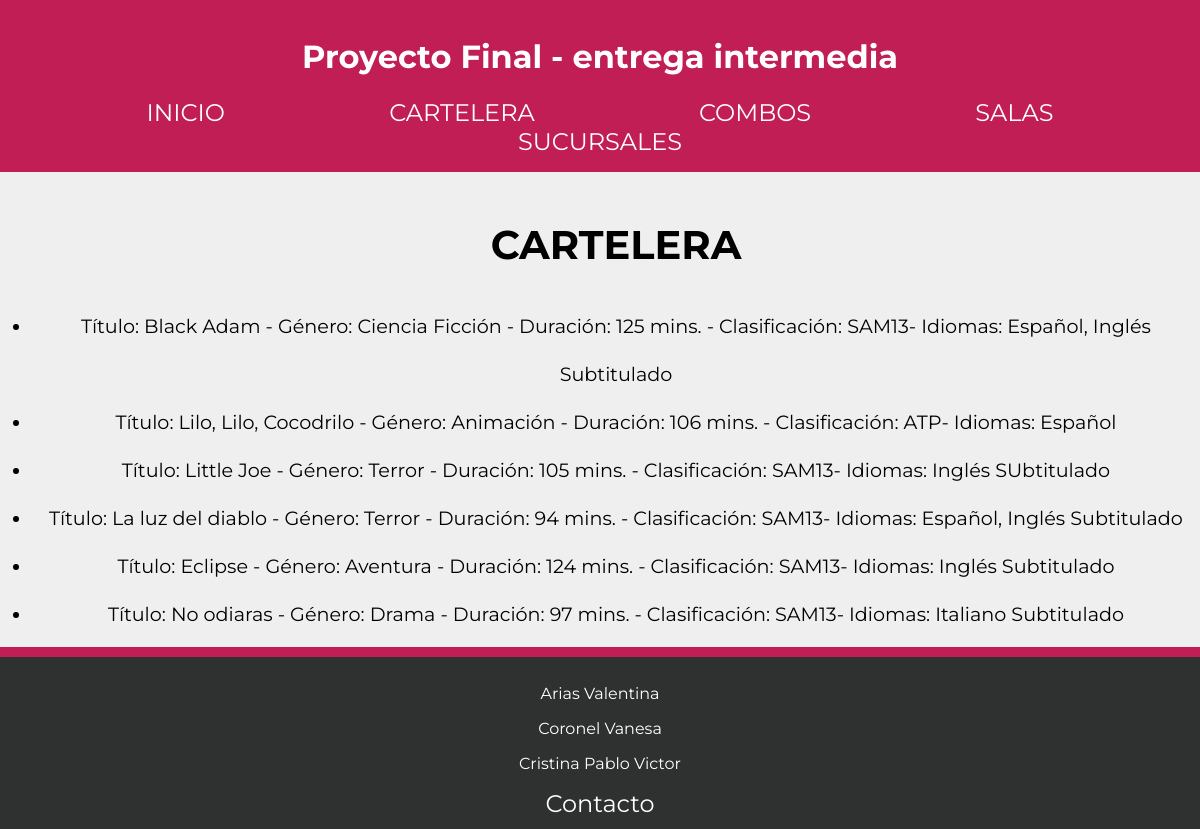
Screenshot of /cartelera with the database file from the repository.
### AppProyectoFinal/models.py (models this page shows)
class Pelicula(models.Model):
    titulo = models.CharField(max_length=100)
    genero = models.CharField(max_length=50)
    duracion = models.IntegerField()
    clasificacion = models.CharField(max_length=50)
    idiomas = models.CharField(max_length=100)

### AppProyectoFinal/views.py (the view)
# urls.py: path('cartelera', cartelera, name="cartelera"),
def cartelera(request):
    lista = Pelicula.objects.all()
    return render(request, "cartelera.html", {"lista_peliculas": lista})

### AppProyectoFinal/templates/cartelera.html
{% extends 'padre.html' %}
{% load static %}
{% block contenidoQueCambia %}
    <h2 class="titulos">CARTELERA</h2>
    <ul>
        {% for pelicula in lista_peliculas %}
            <li>Título: {{pelicula.titulo}} - Género: {{pelicula.genero}} - Duración: {{pelicula.duracion}} mins. - Clasificación: {{pelicula.clasificacion}}- Idiomas: {{pelicula.idiomas}}</li>
        {% endfor %}
    </ul>
    <a href="{% url 'agregar_pelicula' %}" class="linkAgregar">Agregar una película</a>
{% endblock %}

### AppProyectoFinal/static/css/padre.css (style rules this page uses)
html { font-family: 'Montserrat', sans-serif; }
body { margin: 0px; background-color: #efefef; }
article ul { padding-left: 0; line-height: 3rem; margin-bottom: 3.5rem; }
.titulos { font-size: 2.5rem; text-align: center; }
.linkAgregar { font-size: 1rem; padding: 1rem; background-color: #C21E56; color: #fff; text-decoration: none; text-align: center; }

### rows the page displays
Pelicula: titulo "Black Adam", genero "Ciencia Ficción", duracion "125", clasificacion "SAM13", idiomas "Español, Inglés Subtitulado"
Pelicula: titulo "Lilo, Lilo, Cocodrilo", genero "Animación", duracion "106", clasificacion "ATP", idiomas "Español"
Pelicula: titulo "Little Joe", genero "Terror", duracion "105", clasificacion "SAM13", idiomas "Inglés SUbtitulado"
Pelicula: titulo "La luz del diablo", genero "Terror", duracion "94", clasificacion "SAM13", idiomas "Español, Inglés Subtitulado"
Pelicula: titulo "Eclipse", genero "Aventura", duracion "124", clasificacion "SAM13", idiomas "Inglés Subtitulado"
Pelicula: titulo "No odiaras", genero "Drama", duracion "97", clasificacion "SAM13", idiomas "Italiano Subtitulado"
